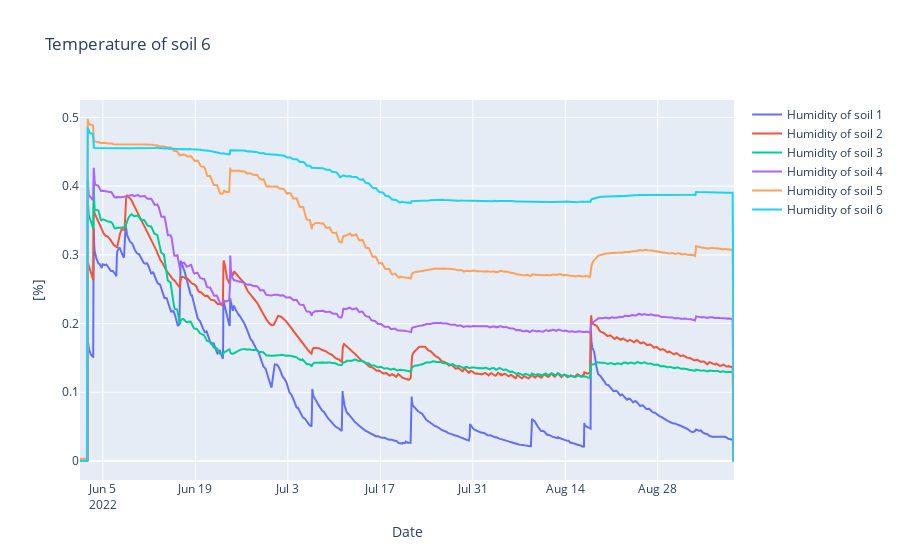

Notebook code for this chart:
### Code cell
fig = go.Figure()
# fig.add_trace(go.Scatter(x=df_weather_daily[('Unnamed: 0_level_0', 'Date/heure')], y=df_weather_daily[('Précipitations [mm]','Somme')], name='Précipitations [mm]'))
for i in range(1,7):    
    fig.add_trace(go.Scatter(x=df_weather_daily[('Unnamed: 0_level_0', 'Date/heure')], y=df_weather_daily[(f'EAG Humidité du sol {i} [%]', 'moy')]/100, name=f'Humidity of soil {i}'))
    fig.update_layout(title=f'Temperature of soil {i}', xaxis_title='Date', yaxis_title='[%]')
fig.update_yaxes(tickformat="%{n}f")
fig.show()

### Figure 1 — Plotly figure (JSON) as saved in the notebook; plotly's stock layout.template omitted (floating-point values rounded to 4 significant figures; data arrays with more than 128 entries replaced by an {"elided": "..."} marker saying what was removed)
{"data": [{"name": "Humidity of soil 1", "type": "scatter", "x": {"elided": "2377 str values"}, "y": {"elided": "2377 float values"}}, {"name": "Humidity of soil 2", "type": "scatter", "x": {"elided": "2377 str values"}, "y": {"elided": "2377 float values"}}, {"name": "Humidity of soil 3", "type": "scatter", "x": {"elided": "2377 str values"}, "y": {"elided": "2377 float values"}}, {"name": "Humidity of soil 4", "type": "scatter", "x": {"elided": "2377 str values"}, "y": {"elided": "2377 float values"}}, {"name": "Humidity of soil 5", "type": "scatter", "x": {"elided": "2377 str values"}, "y": {"elided": "2377 float values"}}, {"name": "Humidity of soil 6", "type": "scatter", "x": {"elided": "2377 str values"}, "y": {"elided": "2377 float values"}}], "layout": {"title": {"text": "Temperature of soil 6"}, "xaxis": {"title": {"text": "Date"}}, "yaxis": {"tickformat": "%{n}f", "title": {"text": "[%]"}}}}
